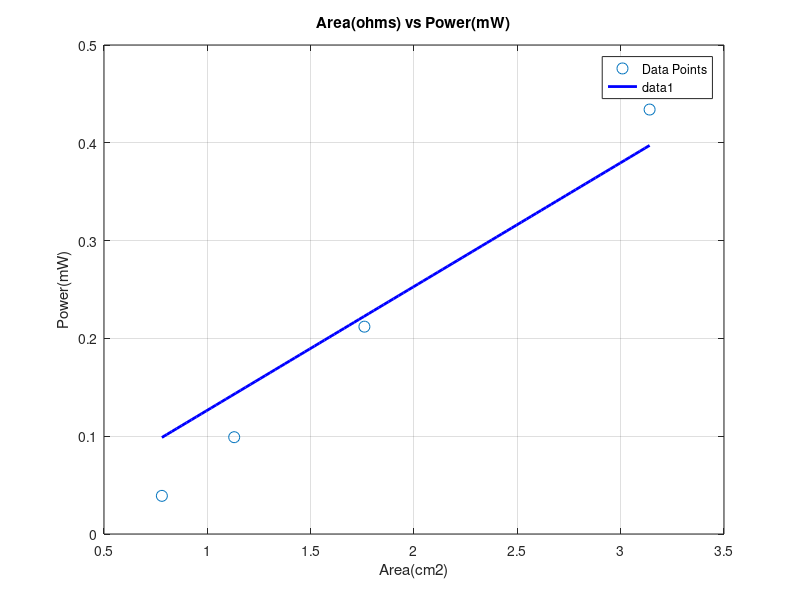

Write the MATLAB code that produced this figure.
% Data points
X = [0.78,1.13,1.76,3.14]; %Add all Area values
Y = [0.039,0.099,0.212,0.434]; %Add all Power values

% Perform constrained linear regression (through origin)
slope = sum(X .* Y) / sum(X .^ 2); % Calculate slope (m) for Y = mX

% Create the best fit line
X_fit = linspace(min(X), max(X), 100); % Generate points for the line
Y_fit = slope * X_fit; % Best fit line equation


% Plot the data points and the line of best fit
figure;
plot(X, Y, 'o', 'MarkerSize', 8, 'DisplayName', 'Data Points'); % Original data points
hold on;
plot(X_fit,Y_fit, '-b', 'LineWidth', 2); % Best fit line
grid on;
xlabel('Area(cm2)');
ylabel('Power(mW)');
title('Area(ohms) vs Power(mW)');
legend show;
